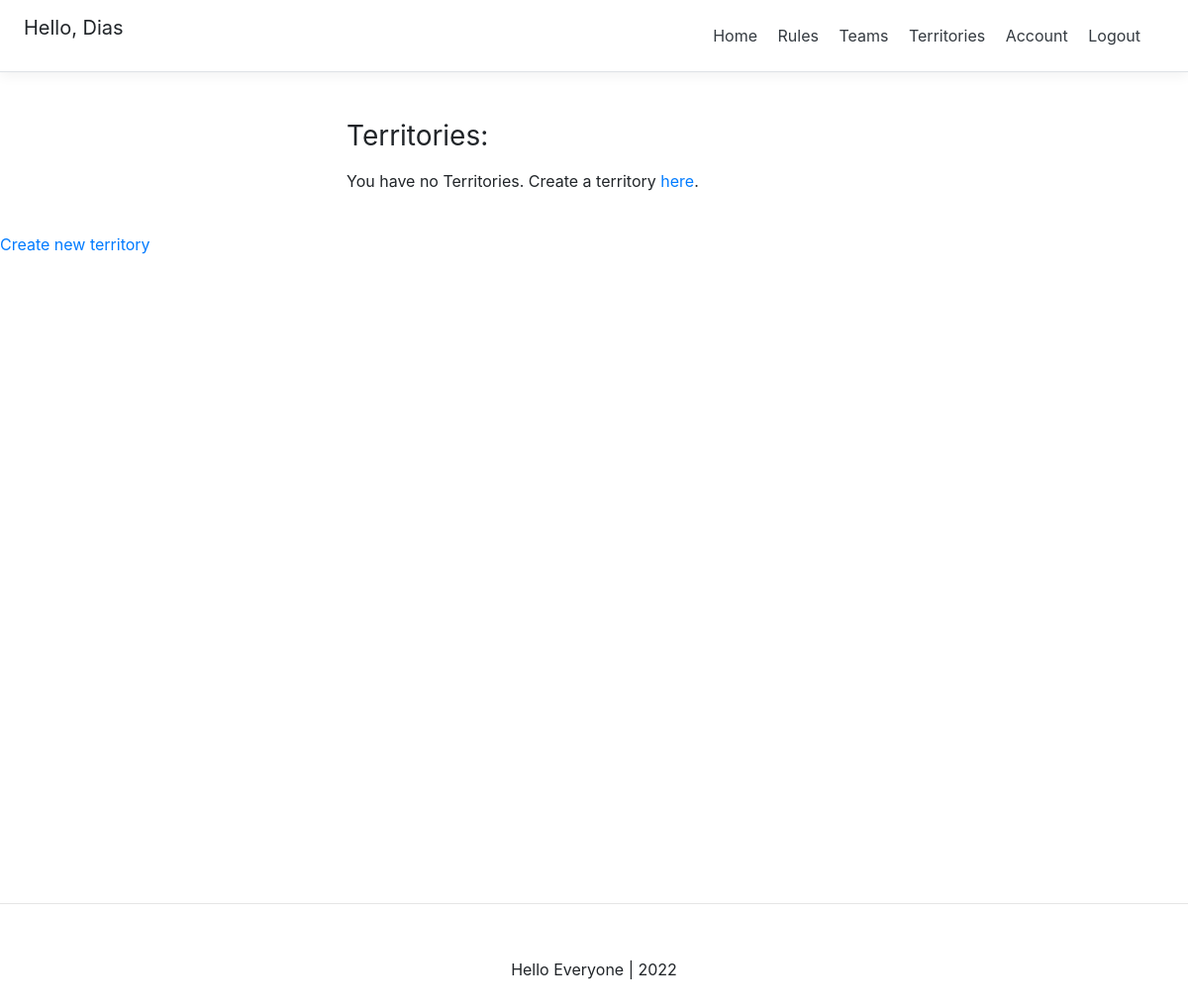
Page /game_keeper/settings/ (signed in) on the earlier database version.
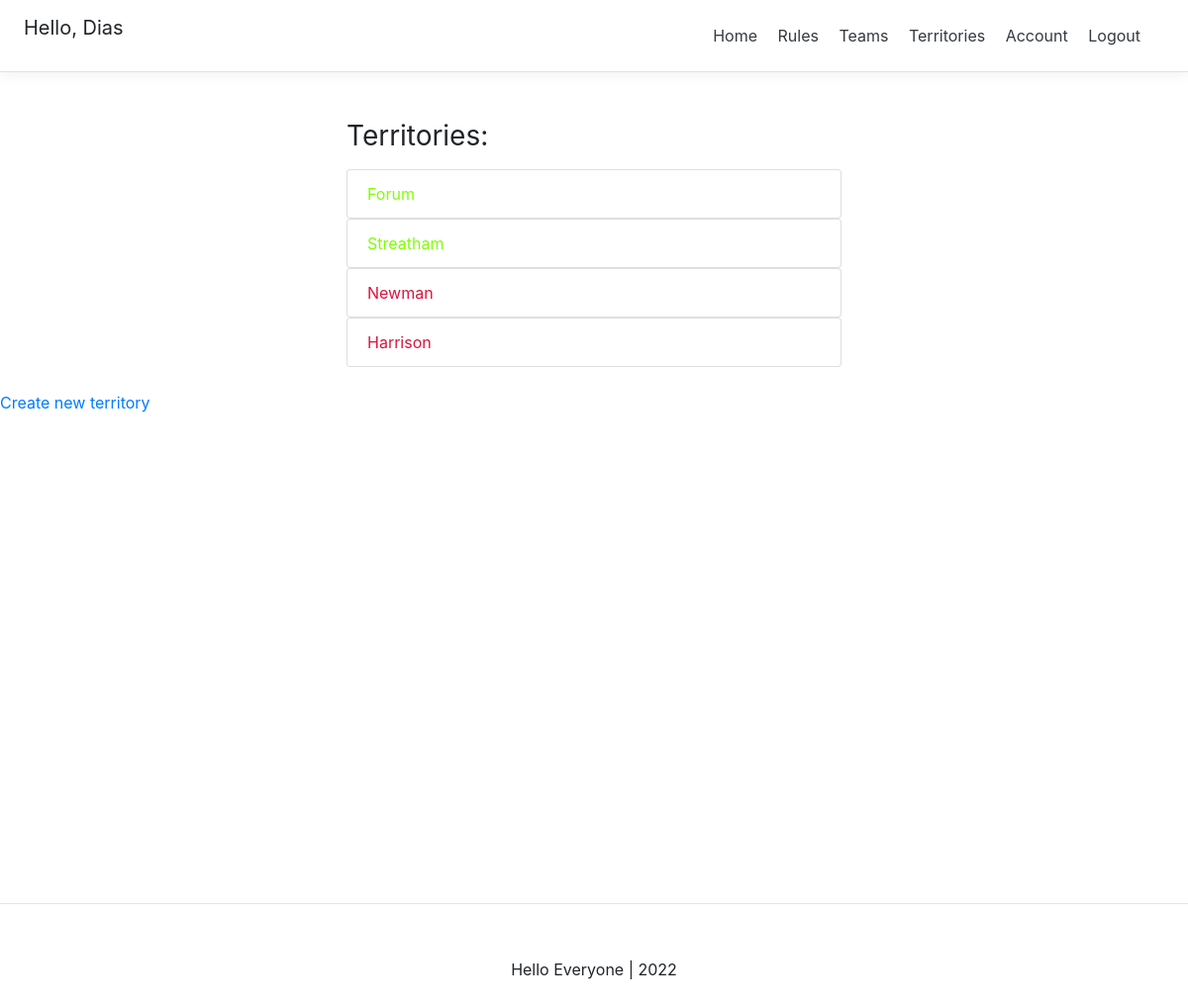
Same page on the later database version.
### account/models.py (models this page shows, shortened)
class Account(AbstractBaseUser):
    email                   = models.EmailField(verbose_name="email", max_length=60, unique=True, validators=[validate_email])
    username                = models.CharField(max_length=30, unique=True)
    is_gameKeeper           = models.BooleanField(default=False)
    date_joined             = models.DateTimeField(verbose_name='date joined', auto_now_add=True)
    last_login              = models.DateTimeField(verbose_name='last login', auto_now_add=True)
    is_admin                = models.BooleanField(default=False)
    is_active               = models.BooleanField(default=True)
    is_staff                = models.BooleanField(default=False)
    is_superuser            = models.BooleanField(default=False)
    latitude 				= models.DecimalField(max_digits=20, decimal_places=15, default = 0, null=True, blank=True)
    longitude 				= models.DecimalField(max_digits=20, decimal_places=15, default = 0, null=True, blank=True)
    USERNAME_FIELD = 'email'
    REQUIRED_FIELDS = ['username', ]
    objects = MyAccountManager()

### gameKeeper/models.py (models this page shows)
class Building(models.Model):
    name 					= models.CharField(max_length=50, null=False, blank=False, unique=True)
    latitude 				= models.DecimalField(max_digits=10, decimal_places=5, null=False, blank=False)
    longitude 				= models.DecimalField(max_digits=10, decimal_places=5, null=False, blank=False)
    is_active               = models.BooleanField(default=False)
    is_captured             = models.BooleanField(default=False)
    slug 					= models.SlugField(blank=True, unique=True)
    def __str__(self):
	    return self.name

### gameKeeper/views.py (the view)
# urls.py: path('settings/', game_keeper_view, name="settings"),
def game_keeper_view(request):
    context = {}
    if not request.user.is_authenticated:
        return redirect('login')
    buildings = Building.objects.all()
    context['buildings'] = buildings
    return render(request, 'game_keeper/settings.html', context)

### gameKeeper/templates/game_keeper/settings.html (shortened to what this page needs)
{% extends 'base.html' %}
{% block content %}
{% if request.user.is_authenticated %}
<div class="container mt-4 p-4">
    <div class="row">
      <div class="buildings">
        <h3 class="mb-3 font-weight-normal">Territories:</h3>
        {% if buildings %}
          <ul class="list-group">
          {% for building in buildings %}
            {% if building.is_active %}
            <a href="{% url 'game_keeper:detail' building.slug %}" style="text-decoration: none; color: chartreuse;">
              <li class="list-group-item">{{building}}</li></a>
            {% else %}
            <a href="{% url 'game_keeper:detail' building.slug %}" style="text-decoration: none; color: crimson;">
              <li class="list-group-item">{{building}}</li></a>
            {% endif %}
          {% endfor %}
          </ul>
        {% else %}
          <p>You have no Territories. Create a territory <a href="{% url 'game_keeper:create' %}">here</a>.</p>
        {% endif %}
      </div>
    </div>
  </div>
<a href="{% url 'game_keeper:create' %}">Create new territory</a>
{% endif %}
{% endblock content %}

### templates/base.html (shortened to what this page needs)
<!DOCTYPE html>
<html>
<head>
    {% include 'snippets/header.html' %}
</head>
<body>
    <div class="main">
        {% block content %}
        {% endblock content %}
    </div>
    {% include 'snippets/footer.html' %}
</body>
</html>

### templates/snippets/header.html (shortened to what this page needs)
<link rel="stylesheet" href="https://maxcdn.bootstrapcdn.com/bootstrap/4.0.0/css/bootstrap.min.css"
integrity="sha384-Gn5384xqQ1aoWXA+058RXPxPg6fy4IWvTNh0E263XmFcJlSAwiGgFAW/dAiS6JXm">
<div class="d-flex flex-column flex-md-row align-items-center p-3 px-md-4 mb-3 bg-white border-bottom box-shadow">
  <h5 class="my-0 mr-md-auto font-weight-normal">
    {% if request.user.is_authenticated %}
    <p>Hello, {{request.user.username}} </p>
    {% endif %}
  </h5>
  <nav class="my-2 my-md-0 mr-md-3" ml-auto>
    {% if request.user.is_authenticated %}
      {% if request.user.is_gameKeeper %}
        <a class="p-2 text-dark" href="{% url 'home' %}">Home</a>
        <a class="p-2 text-dark" href="#">Rules</a>
        <a class="p-2 text-dark" href="#">Teams</a>
        <a class="p-2 text-dark" href="{% url 'territory_game:territories' %}">Territories</a>
        <a class="p-2 text-dark" href="{% url 'game_keeper:settings' %}">Game settings</a>
        <a class="p-2 text-dark" href = "{% url 'account' %}">Account</a>
        <a class="p-2 text-dark" href = "{% url 'logout' %}">Logout</a>
      {% else %}
        <a class="p-2 text-dark" href="{% url 'home' %}">Home</a>
        <a class="p-2 text-dark" href="#">Rules</a>
        <a class="p-2 text-dark" href="#">Teams</a>
        <a class="p-2 text-dark" href="{% url 'territory_game:territories' %}">Territories</a>
        <a class="p-2 text-dark" href = "{% url 'account' %}">Account</a>
        <a class="p-2 text-dark" href = "{% url 'logout' %}">Logout</a>
      {% endif %}
    {% else %}
    <a class="p-2 text-dark"  href="{% url 'home' %}">Home</a>
    <a class="p-2 text-dark"  href="{% url 'login' %}">Login</a>
    <a class="btn btn-outline-primary" href="{% url 'register' %}">Register</a>
    {% endif %}
  </nav>
</div>

### templates/snippets/footer.html (shortened to what this page needs)
<hr>
<div class="d-flex flex-row align-items-center footer">
    <p class="m-auto">Hello Everyone | 2022</p>
</div>

### templates/snippets/header.html (style rules this page uses)
@media (min-width: 768px) { html { font-size: 16px; } }
.container { max-width: 960px; }
.border-bottom { border-bottom: 1px solid #e5e5e5; }
.box-shadow { box-shadow: 0 .25rem .75rem rgba(0, 0, 0, .05); }

### templates/base.html (style rules this page uses)
.main { min-height: 100vh; height: 100%; }

### gameKeeper/templates/game_keeper/settings.html (style rules this page uses)
.buildings { max-width: 500px; width: 100%; margin: auto; }

### templates/snippets/footer.html (style rules this page uses)
.footer { min-height: 100px }

Differences in the rows shown:
added Building: name "Forum"
added Building: name "Streatham"
added Building: name "Newman"
added Building: name "Harrison"
Other differences:
text no longer shown: "You have no Territories. Create a territory here ."
